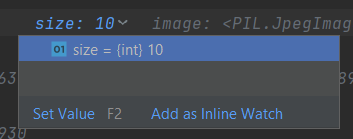
#> input picture block-size.png, 353 x 139 px, given in place of 3, which was not available
$ python filter.py block-size.png filter-profile.png
#> lines starting #> are read from the running program, lines starting #| are printed output that depends on the picture; pictures that were not available may be replaced by others from this repository, and a replacement may not be noted
# import sys
from PIL import Image
import numpy as np


def median_gray(arr, step):
    """
        Находит самое близкое к среднему значению массива arr число, кратное шагу step.
        :param arr: array
        :param step: int
        :return: int
        >>> median_gray([0, 50, 100], 50)
        50
        >>> median_gray([0, 1, 2], 50)
        0
        >>> median_gray([0, 50, 250], 50)
        100
        >>> median_gray([40, 28, 61], 1)
        43
    """
    return int(np.mean(arr) // step) * step


def gray_pixelation(image, size, gradations):
    step = int(255 // (gradations - 1))
    arr = np.array(image)
    for row in range(0, len(arr), size):
        for column in range(0, len(arr[1]), size):
            arr[row:row + size, column:column + size] = \
                median_gray(arr[row:row + size, column:column + size], step)
    return Image.fromarray(arr)


if __name__ == "__main__":
    # gray_pixelation(Image.open(sys.argv[1]), 10, 5).save(sys.argv[2])
    gray_pixelation(
        Image.open(input("Имя исходного изображения: ")),
        int(input("Размер пикселя: ")),
        int(input("Число градаций серого: "))
    ).save(
        input("Имя результата: ")
    )
#> the answer given: 3
#> the answer given: 3
#> the answer given: 3
#> in gray_pixelation, `step = int(255 // (gradations - 1))`: step = 127
#> in gray_pixelation, arr is the input picture: shape (139, 353, 4); mean R, G, B, A 64.5, 72.6, 85, 255
#> the loop in gray_pixelation, `for row in range(0, len(arr), size):` made 47 passes
#> row on passes 2 to 13: 3, 6, 9, 12, 15, 18, 21, 24, 27, 30, 33, 36
#> after the loop in gray_pixelation, `for row in range(0, len(arr), size):`:
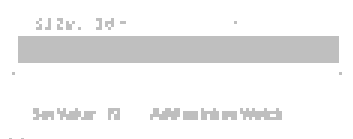
#> arr: shape (139, 353, 4); mean R, G, B, A 27.6, 27.6, 27.6, 27.6; transparent parts drawn white
#> the answer given: 3

$ run again, on filter-profile.png
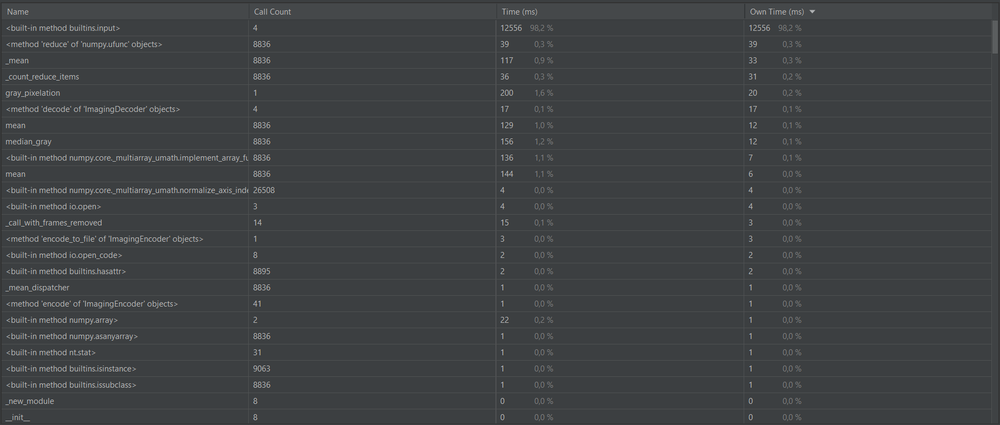
#> input picture filter-profile.png, 1000 x 425 px, shrunk from 1849 x 786 before the run, given in place of 3, which was not available
#> step = 127
#> in gray_pixelation, arr is the input picture: shape (425, 1000, 4); mean R, G, B, A 62.7, 65.6, 67.5, 255
#> the loop in gray_pixelation, `for row in range(0, len(arr), size):` made 142 passes
#> row on passes 2 to 9: 3, 6, 9, 12, 15, 18, 21, 24
#> after the loop in gray_pixelation, `for row in range(0, len(arr), size):`:
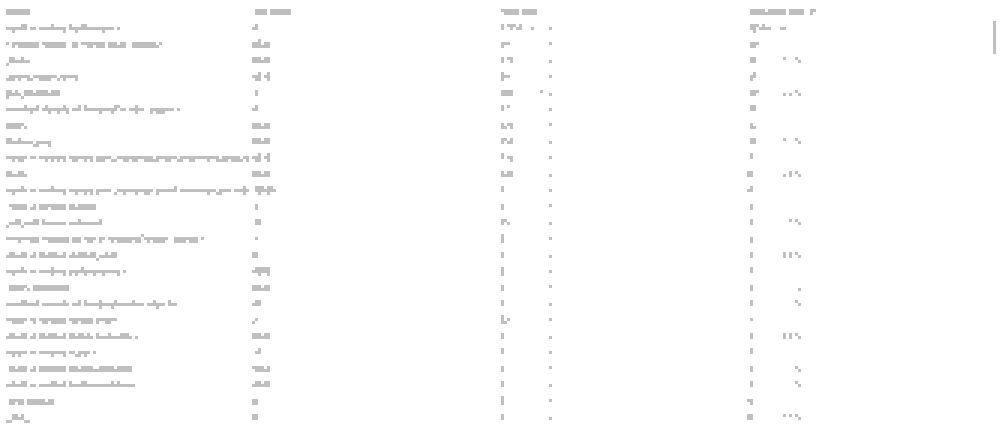
#> arr: shape (425, 1000, 4); mean R, G, B, A 4.7, 4.7, 4.7, 4.7; transparent parts drawn white
